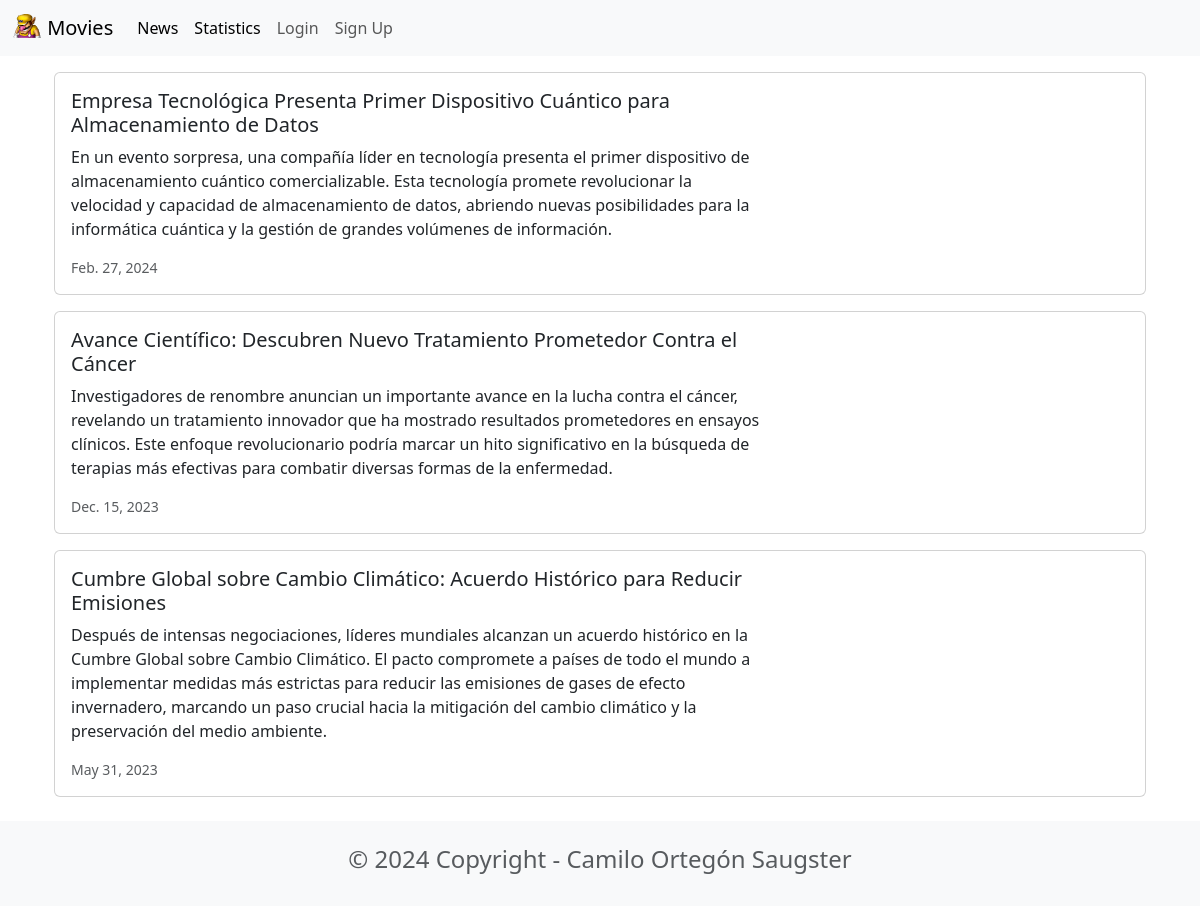
Page /news/ on the committed database.
### news/models.py (models this page shows, shortened)
class News(models.Model):
    headline = models.CharField(max_length=200)
    body = models.TextField()
    date = models.DateField()

### news/views.py (the view)
# urls.py: path('news/', include('news.urls')),
def news(request):
    newss = News.objects.all().order_by('-date')
    return render(request, 'news.html', {'newss': newss})

### news/templates/news.html (shortened to what this page needs)
{% extends 'base.html' %}
{% block content %}
<div class="container">
    {% for news in newss %}
    <div class="card mb-3" >
        <div class="row g-0">
            <div class="col-md-8">
                <div class="card-body">
                <h5 class="card-title">{{ news.headline}} </h5>
                <p class="card-text">{{ news.body }}</p>
                <p class="card-text"><small class="text-body-secondary">{{ news.date }}</small></p>
                </div>
            </div>
        </div>
    </div>
    {% endfor %}
</div>
{% endblock content %}

### rows in the picture
News: headline "Empresa Tecnológica Presenta Primer Dispositivo Cuántico para Almacenamiento de Datos", body "En un evento sorpresa, una compañía líder en tecnología presenta el primer dispositivo de almacenamiento cuántico comercializable. Esta tecnología promete revolucionar la velocidad y capacidad de almacenamiento de datos, abriendo nuevas posibilidades para la informática cuántica y la gestión de grandes volúmenes de información.", date "Feb. 27, 2024"
News: headline "Avance Científico: Descubren Nuevo Tratamiento Prometedor Contra el Cáncer", body "Investigadores de renombre anuncian un importante avance en la lucha contra el cáncer, revelando un tratamiento innovador que ha mostrado resultados prometedores en ensayos clínicos. Este enfoque revolucionario podría marcar un hito significativo en la búsqueda de terapias más efectivas para combatir diversas formas de la enfermedad.", date "Dec. 15, 2023"
News: headline "Cumbre Global sobre Cambio Climático: Acuerdo Histórico para Reducir Emisiones", body "Después de intensas negociaciones, líderes mundiales alcanzan un acuerdo histórico en la Cumbre Global sobre Cambio Climático. El pacto compromete a países de todo el mundo a implementar medidas más estrictas para reducir las emisiones de gases de efecto invernadero, marcando un paso crucial hacia la mitigación del cambio climático y la preservación del medio ambiente.", date "May 31, 2023"
